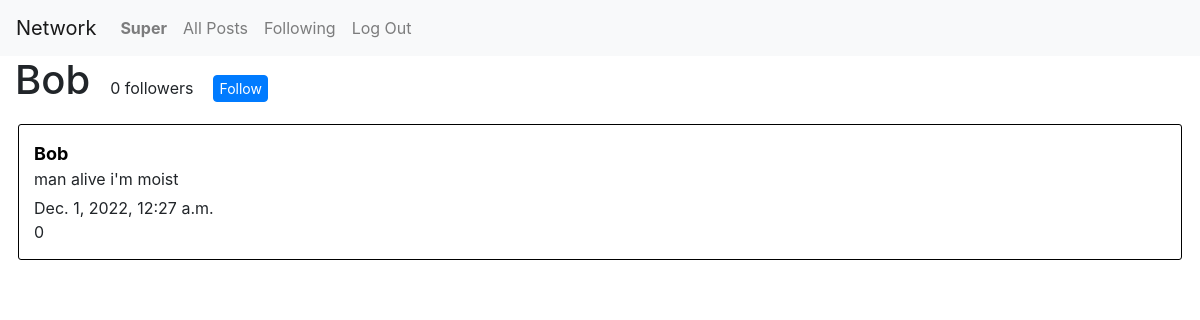
Page /user/3 (signed in) on the earlier database version.
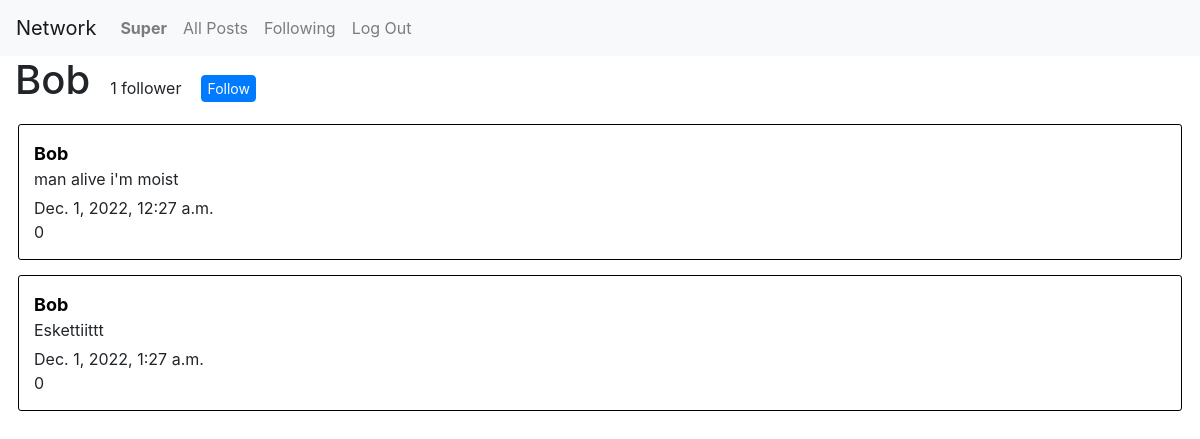
Same page on the later database version.
### network/models.py (models this page shows, shortened)
class Post(models.Model):
    content = models.TextField(blank=False)
    poster = models.ForeignKey("User", on_delete=models.CASCADE, related_name="posts")
    like_count = models.IntegerField(default=0)
    timestamp = models.DateTimeField("Time posted", auto_now_add=True)
    likers =  models.ManyToManyField(User, blank=True, related_name="liked")

class User(AbstractUser):
    pass

### network/views.py (the view)
# urls.py: path('user/<int:user_id>', views.user, name="user"),
def user(request, user_id):
    try:
        user = User.objects.get(pk=user_id)
    except User.DoesNotExist:
        return JsonResponse({"error": "User not found."}, status=404)
    posts = Post.objects.filter(poster=user)
    follows = Follow.objects.filter(followee=user_id)
    followers = []
    for follow in follows:
        followers.append(follow.follower)
    return render(request, "network/user.html", {
        "username": user,
        "posts": posts,
        "followers": followers
    })

### network/templates/network/user.html (shortened to what this page needs)
{% extends "network/layout.html" %}
{% load static %}
{% block body %}
{% if user != username and user.is_authenticated %}
<div class="user-follow">
    <h1 id="follow-name">{{username}}</h1>
    <p id="follow-count">{{ followers|length }} follower{% if followers|length != 1%}s{%endif%}</p>
    <button id="follow-button" class="btn btn-primary" value={{username}}>
        {% if user in followers %}
        Unfollow
        {% else %}
        Follow
        {% endif %}
    </button>
</div>
{% else %}
<h1>{{username}}</h1>
<p>{{ followers|length }}</p>
{% endif %}
{% for post in posts %}
<div class="post">
    <a class="post-user" href="{% url 'user' post.poster.id %}">{{post.poster}}</a>
    <p class="post-content">{{post.content}}</p>
    <p class="timestamp">{{post.timestamp}}</p>
    <p>{{post.like_count}}</p>
</div>
{% endfor %}
{% endblock %}

Differences in the rows shown:
added Post: poster "Bob", content "Eskettiittt", timestamp "Dec. 1, 2022, 1:27 a.m.", like_count "0"
Other differences:
{{ followers|length }}: "0" → "1"
text no longer shown: "s"
